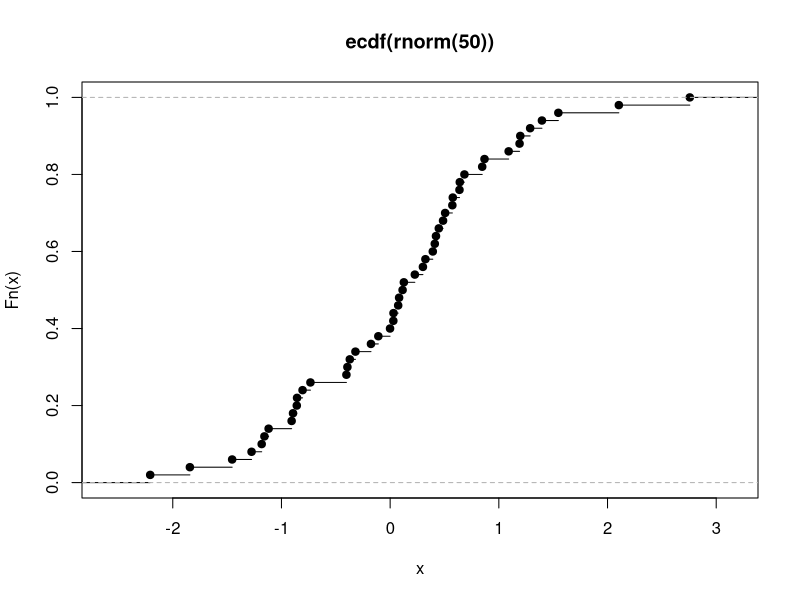

Recreate this plot in R.

# do.call takes func, args_list lmaoo

hypotenuse <- function(x = 4, y = 5)
    sqrt(x ^ 2 + y ^ 2)

do.call(hypotenuse, list())
do.call(hypotenuse, list(x = 2, y = 1))

# w/ rbind
df1 <- data.frame(x = 1:5, y = rt(5, 1))
df2 <- data.frame(x = 6:10, y = rf(5, 1, 1))
df3 <- data.frame(x = 11:15, y = rbeta(5, 1, 1))

do.call(rbind, list(df1, df2, df3))

# directly use func in args
x <- c(3, 5, 6, 2, 12)
mean(x)
mean(c(3, 5, 6, 2, 12))

# anonymous funcs
add <- function(x, y) x + y
do.call(add, list(2, 4))
# same as 
do.call(function(x, y) x + y, list(2, 4))

# returning funcs rare but ecdf -> empirical cum distri. func of vec
emp_cum_dist_fn <- ecdf(rnorm(50))
is.function(emp_cum_dist_fn)
plot(emp_cum_dist_fn)